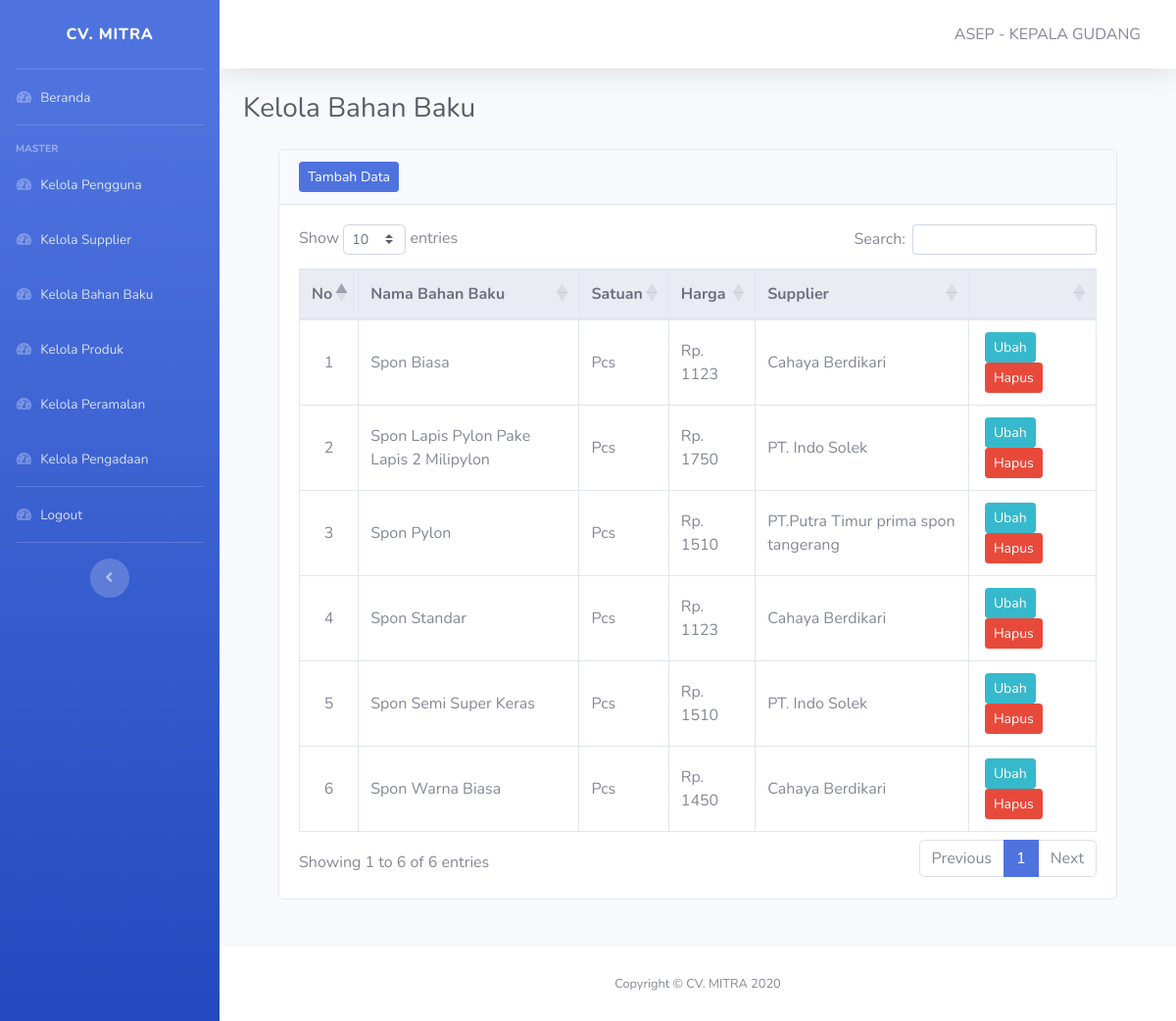
Screenshot of /pages/admin/kelola-bahanbaku.php (signed in) with the database file from the repository.
### tables this page shows
CREATE TABLE IF NOT EXISTS `bahanbaku` (
  `id_bahanbaku` varchar(6) NOT NULL,
  `nama_bahanbaku` varchar(40) NOT NULL,
  `satuan_bahanbaku` varchar(10) NOT NULL,
  `harga` varchar(20) NOT NULL,
  `id_supplier` int(11) NOT NULL,
  PRIMARY KEY (`id_bahanbaku`),
  KEY `id_supplier` (`id_supplier`),
  CONSTRAINT `bahanbaku_ibfk_2` FOREIGN KEY (`id_supplier`) REFERENCES `supplier` (`id_supplier`)
);

CREATE TABLE IF NOT EXISTS `supplier` (
  `id_supplier` int(11) NOT NULL AUTO_INCREMENT,
  `nama_supplier` varchar(40) NOT NULL,
  `alamat_supplier` varchar(50) NOT NULL,
  `no_telp` varchar(50) NOT NULL DEFAULT '',
  `email` text NOT NULL,
  PRIMARY KEY (`id_supplier`)
);

### pages/admin/kelola-bahanbaku.php (the view, shortened to what this page needs)
<!DOCTYPE html>
<html lang="en">
<head>
    <?php include '../../layout/header.php' ?>
</head>
<body id="page-top">
    <div id="wrapper">
        <?php include '../../layout/sidebar-admin.php' ?>
        <div id="content-wrapper" class="d-flex flex-column">
            <div id="content">
                <?php include '../../layout/topbar.php' ?>
                <div class="container-fluid">
                    <div class="d-sm-flex align-items-center justify-content-between mb-4">
                        <h1 class="h3 mb-0 text-gray-800">Kelola Bahan Baku</h1>
                    </div>
                    <div class="container row-12">
                        <div class="col">
                            <div class="card mb-5">
                                <div class="card-header">
                                    <div class="nav-item">
                                        <a href="tambah-bahanbaku.php" class="btn btn-sm btn-primary">Tambah Data</a>
                                    </div>
                                </div>
                                <div class="card-body">
                                    <table class="table table-responsive-lg table-hover table-bordered" id="Table">
                                        <thead class="thead-light text-center">
                                            <tr>
                                                <th width=6%>No</th>
                                                <th>Nama Bahan Baku</th>
                                                <th>Satuan</th>
                                                <th>Harga</th>
                                                <th>Supplier</th>
                                                <th width=16%></th>
                                            </tr>
                                        </thead>
                                        <tbody>
                                            <?php
                                            include "../../koneksi.php";
                                            $no = 1;
                                            $data = mysqli_query($koneksi, "SELECT b.id_bahanbaku,b.nama_bahanbaku, b.satuan_bahanbaku,b.harga,s.nama_supplier FROM bahanbaku b JOIN supplier s WHERE b.id_supplier = s.id_supplier");
                                            if (mysqli_num_rows($data) == 0) {
                                                ?>
                                                <tr>
                                                    <td colspan="7" class="text-center font-weight-bold">Data Kosong</td>
                                                </tr>
                                                <?php
                                                } else {
                                                    while ($item = mysqli_fetch_array($data)) {
                                                        ?>
                                                    <tr>
                                                        <td class="text-center align-middle"><?php echo $no++; ?></td>
                                                        <td class="align-middle"><?php echo $item['nama_bahanbaku']; ?></td>
                                                        <td class="align-middle"><?php echo $item['satuan_bahanbaku']; ?></td>
                                                        <td class="align-middle">Rp. <?php echo $item['harga']; ?></td>
                                                        <td class="align-middle"><?php echo $item['nama_supplier']; ?></td>
                                                        <td class="text-center">
                                                            <a href="ubah-bahanbaku.php?id=<?php echo $item['id_bahanbaku'] ?>" class="btn btn-info btn-sm mx-1 float-left">Ubah</a>
                                                            <form action="hapus-bahanbaku.php?id=<?php echo $item['id_bahanbaku'] ?>" method="post">
                                                                <button type="submit" class="btn btn-danger btn-sm mx-1 float-left">Hapus</button>
                                                            </form>
                                                        </td>
                                                    </tr>
                                            <?php
                                                }
                                            }
                                            ?>
                                        </tbody>
                                    </table>
                                </div>
                            </div>
                        </div>
                    </div>
                </div>
            </div>
            <?php include '../../layout/footer.php' ?>
        </div>
    </div>
</body>
</html>

### rows the page displays
bahanbaku: nama_bahanbaku "Spon Biasa", satuan_bahanbaku "Pcs", harga "1123", id_supplier.nama_supplier "Cahaya Berdikari"
bahanbaku: nama_bahanbaku "Spon Lapis Pylon Pake Lapis 2 Milipylon", satuan_bahanbaku "Pcs", harga "1750", id_supplier.nama_supplier "PT. Indo Solek"
bahanbaku: nama_bahanbaku "Spon Pylon", satuan_bahanbaku "Pcs", harga "1510", id_supplier.nama_supplier "PT.Putra Timur prima spon tangerang"
bahanbaku: nama_bahanbaku "Spon Standar", satuan_bahanbaku "Pcs", harga "1123", id_supplier.nama_supplier "Cahaya Berdikari"
bahanbaku: nama_bahanbaku "Spon Semi Super Keras", satuan_bahanbaku "Pcs", harga "1510", id_supplier.nama_supplier "PT. Indo Solek"
bahanbaku: nama_bahanbaku "Spon Warna Biasa", satuan_bahanbaku "Pcs", harga "1450", id_supplier.nama_supplier "Cahaya Berdikari"

### other values shown
$_SESSION['nama'] "ASEP"
$_SESSION['jabatan'] "KEPALA GUDANG"
